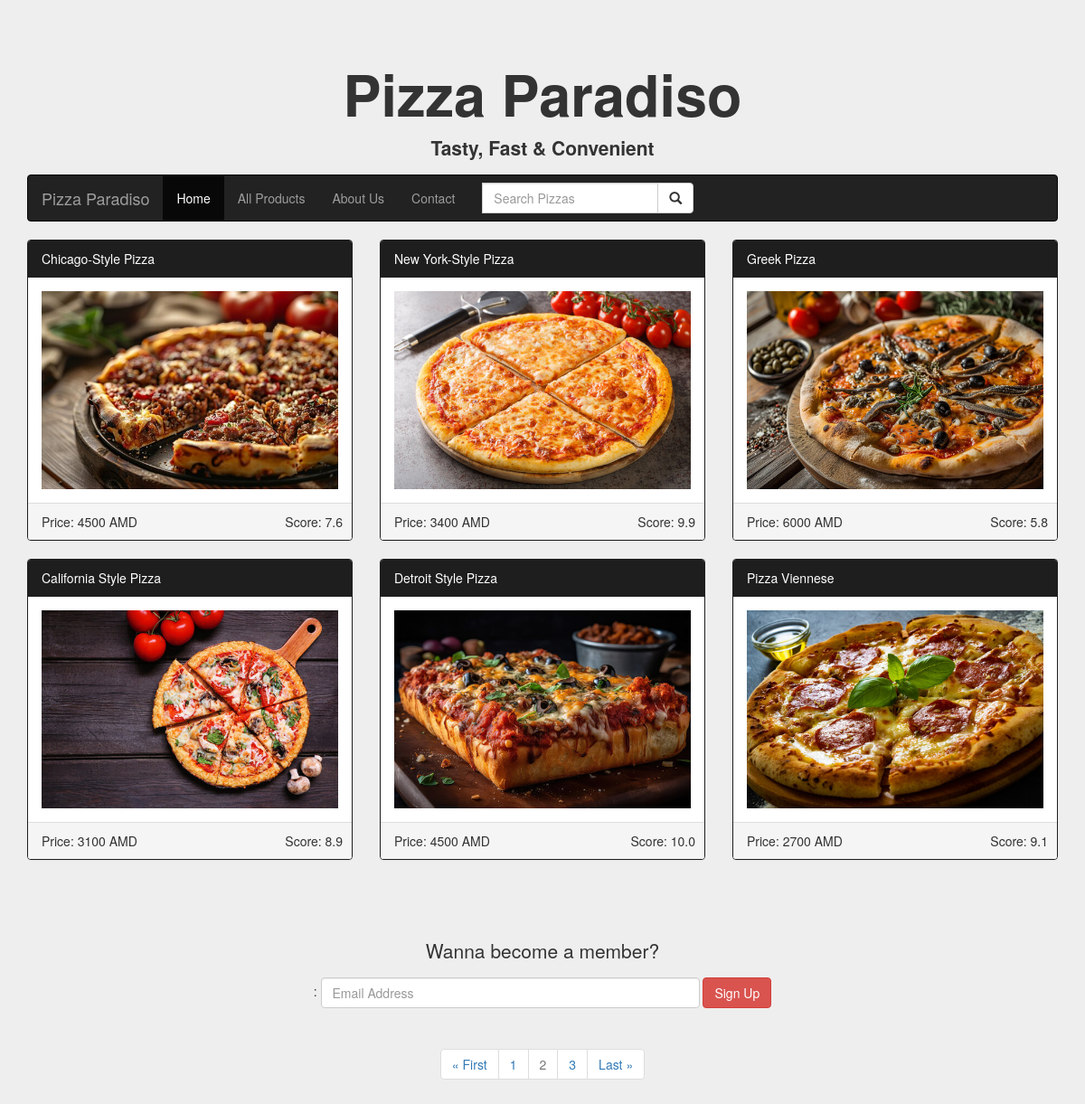
The page /pizzas/?page=2 on the database its author committed.
### pizzas/models.py (models this page shows, shortened)
class Pizza(models.Model):
    name = models.CharField(max_length=50)
    price = models.PositiveIntegerField()
    score = models.FloatField()
    details = models.TextField(max_length=300)
    image = models.ImageField(null=True, blank=True)
    category = models.ForeignKey('DoughType', null=True,
                                 on_delete=models.PROTECT, verbose_name="Dough")

### pizzas/views.py (the view)
# urls.py: path("pizzas/", home_pizzas, name='home_pizzas'),
def home_pizzas(requests):
    context = Pizza.objects.all()
    paginator = Paginator(context, 6)  # Show 6 pizzas per page.
    page_number = requests.GET.get('page')
    page_obj = paginator.get_page(page_number)
    return render(requests, 'pizzas/pizzas_home.html', {'pizzas': context, 'page_obj': page_obj})

### templates/pizzas/pizzas_home.html (shortened to what this page needs)
<!DOCTYPE html>
<html lang="en">
<head>
    <link href="https://maxcdn.bootstrapcdn.com/bootstrap/3.4.1/css/bootstrap.min.css" rel="stylesheet">
    <link rel="stylesheet" href="https://maxcdn.bootstrapcdn.com/bootstrap/3.4.1/css/bootstrap.min.css">
</head>
<body>
<div class="jumbotron">
    <div class="container text-center">
        <h1><b>Pizza Paradiso</b></h1>
        <p><b>Tasty, Fast & Convenient</b></p>
        <nav class="navbar navbar-inverse">
            <div class="container-fluid">
                <div class="navbar-header">
                    <a class="navbar-brand" href="#">Pizza Paradiso</a>
                </div>
                <ul class="nav navbar-nav">
                    <li class="active"><a href="/">Home</a></li>
                    <li><a href="{% url 'all_products' %}">All Products</a></li>
                    <li><a href="{% url 'about_us' %}">About Us</a></li>
                    <li class="hover-container">
                        <a href="#">Contact</a>
                    </li>
                </ul>
                <form class="navbar-form navbar-left" method=POST action="{% url 'search_pizzas' %}">
                    <div class="input-group">
                        <input type="text" class="form-control" placeholder="Search Pizzas" name="searched_val">
                        <div class="input-group-btn">
                            <button class="btn btn-default" type="submit">
                                <i class="glyphicon glyphicon-search"></i>
                            </button>
                        </div>
                    </div>
                </form>
            </div>
        </nav>
    </div>
    <div class="container">
        <div class="row">
            {% block content %}
            {% for pizza in page_obj %}
            <div class="col-sm-4">
                <div class="panel panel-primary">
                    <div class="panel-heading">
                        <a href="{% url 'pizza_detail' pizza.id %}" style="color: white;">{{ pizza.name }}</a>
                    </div>
                    <div class="panel-body">
                        {% if pizza.image %}
                        {% load static %}
                        <img src="{{ pizza.image.url }}"
                             alt="{{ pizza.name }}"
                             style="width:100%">
                        {% else %}
                        <img alt="Image" class="img-responsive" src="https://placehold.it/150x80?text=IMAGE"
                             style="width:100%">
                        {% endif %}
                    </div>
                    <div class="panel-footer">
                        Price: {{ pizza.price }} AMD
                        <div class="text-right">
                            Score: {{ pizza.score }}
                        </div>
                    </div>
                </div>
            </div>
            {% endfor %}
        </div>
        <br><br>
        <footer class="container-fluid text-center">
            <p>Wanna become a member?</p>
            <form class="form-inline">:
                <input class="form-control" placeholder="Email Address" size="50" type="email">
                <button class="btn btn-danger" type="button">Sign Up</button>
            </form>
        </footer>
    </div>
    <div style="text-align: center;">
        <nav aria-label="Page navigation example">
            <ul class="pagination">
                {% if page_obj.has_previous %}
                <li class="page-item"><a class="page-link" href="?page=1">&laquo First</a></li>
                <li class="page-item"><a class="page-link" href="?page={{ page_obj.previous_page_number }}">{{ page_obj.previous_page_number }}</a>
                </li>
                {% endif %}
                <li class="page-item disabled"><a href="#" class="page-link">{{ page_obj.number }}</a></li>
                {% if page_obj.has_next %}
                <li class="page-item"><a class="page-link" href="?page={{ page_obj.next_page_number }}">{{ page_obj.next_page_number }}</a></li>
                <li class="page-item"><a class="page-link" href="?page={{ page_obj.paginator.num_pages }}">Last
                    &raquo</a></li>
                {% endif %}
                {% endblock content %}
            </ul>
        </nav>
    </div>
</div>
</body>
</html>

### templates/pizzas/pizzas_home.html (style rules this page uses)
.navbar { margin-bottom: 50px; border-radius: 0; }
.jumbotron { margin-bottom: 0; }
footer { background-color: #eeeeee; padding: 25px; }
.panel-primary > .panel-heading { background-color: #1e1e1e !important; border-color: #1e1e1e !important; }
.panel-primary { border-color: #1e1e1e !important; }
.panel-footer { position: relative; }
.panel-footer .text-right { position: absolute; bottom: 10px; right: 10px; }
.hover-container { position: relative; display: inline-block; }
.nav li { position: relative; }

### rows shown on the page
Pizza: name "Chicago-Style Pizza", image (picture), price "4500", score "7.6"
Pizza: name "New York-Style Pizza", image (picture), price "3400", score "9.9"
Pizza: name "Greek Pizza", image (picture), price "6000", score "5.8"
Pizza: name "California Style Pizza", image (picture), price "3100", score "8.9"
Pizza: name "Detroit Style Pizza", image (picture), price "4500", score "10.0"
Pizza: name "Pizza Viennese", image (picture), price "2700", score "9.1"

### other values the page prints
{{ page_obj.previous_page_number }} "1"
{{ page_obj.number }} "2"
{{ page_obj.next_page_number }} "3"
